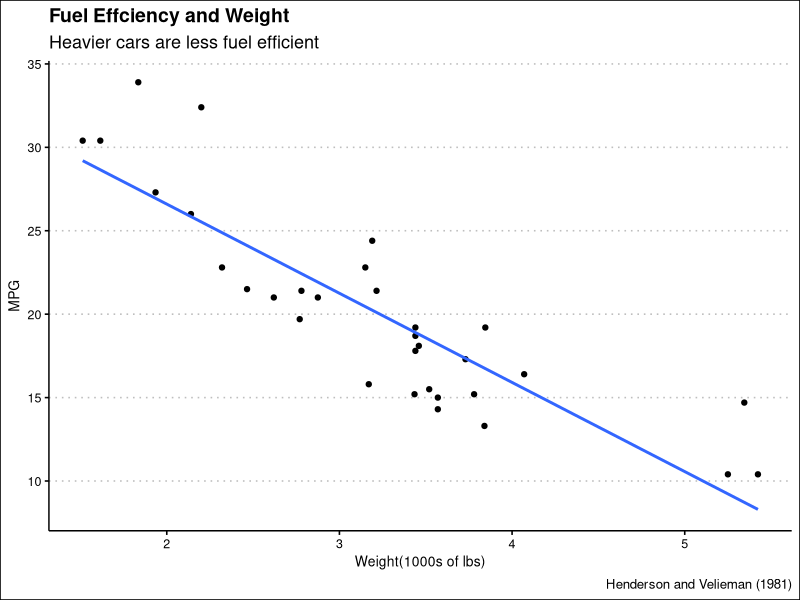

Reproduce this figure in R.
# Packages
library(tidyverse)
library(ggthemes)

# Car Plot Chuck
car_plot <- mtcars |> select(mpg, wt) |>
  ggplot(aes(x = wt, y = mpg)) + 
  geom_point() + 
  geom_smooth(method = "lm", formula =  y ~ x, se = FALSE) +
  theme_clean() +
  labs(title = "Fuel Effciency and Weight",
       subtitle = "Heavier cars are less fuel efficient",
       y = "MPG",
       x = "Weight(1000s of lbs)",
       caption = "Henderson and Velieman (1981)")

# To Saving any R object in an .rds file: write_rds() 
# Saving the plot "car_plot" in an .rds file
write_rds(car_plot, "car-plot.rds")
